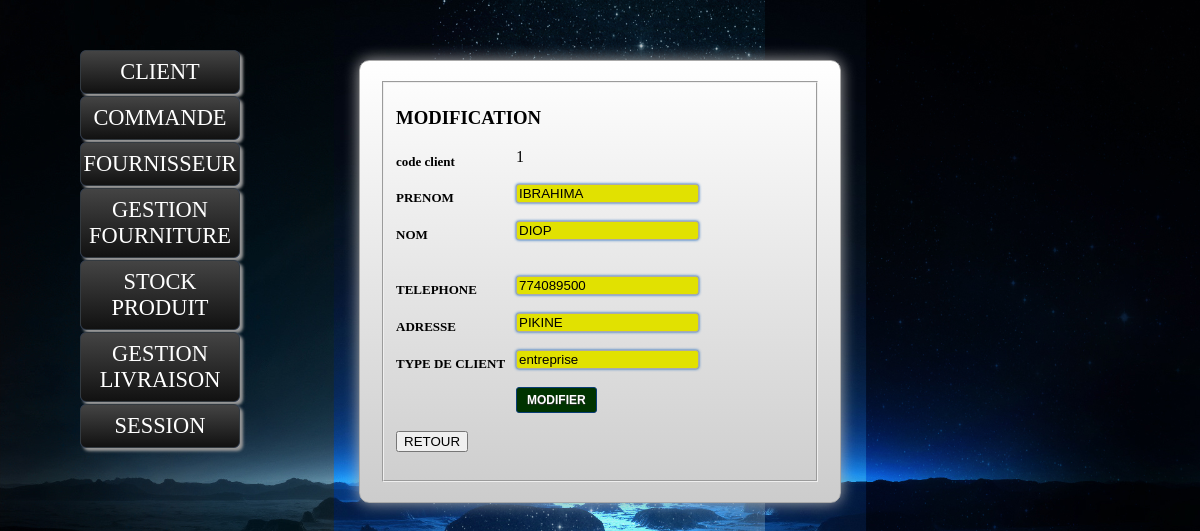
Screenshot of /modifieCli.php?codecli=1 (signed in) with the database file from the repository.
### tables this page shows
CREATE TABLE IF NOT EXISTS `client` (
  `codecli` int(11) NOT NULL AUTO_INCREMENT,
  `nomcli` varchar(15) NOT NULL,
  `prenomcli` varchar(25) NOT NULL,
  `login` varchar(15) NOT NULL,
  `passeword` varchar(8) NOT NULL,
  `telephonecli` int(11) NOT NULL,
  `adressecli` varchar(25) NOT NULL,
  `typecli` varchar(25) NOT NULL,
  `photocli` varchar(30) NOT NULL,
  PRIMARY KEY (`codecli`)
);

### modifieCli.php (the view, shortened to what this page needs)
<?php
include("connectionM.php");
if(isset($_SESSION['codecli']))
{
if (isset($_GET['codecli'])){
$reqr="SELECT codecli,prenomcli,nomcli,telephonecli,adressecli,typecli FROM client WHERE codecli='".$_GET['codecli']."'";
$resultatr=mysql_query($reqr);
$recupr=mysql_fetch_array($resultatr);
}
?>
<!DOCTYPE html PUBLIC "-//W3C//DTD XHTML 1.0 Transitional//EN" "http://www.w3.org/TR/xhtml1/DTD/xhtml1-transitional.dtd">
<html xmlns="http://www.w3.org/1999/xhtml">
<head>
<link rel="stylesheet" href="design.css"  />
<link rel="stylesheet" type="text/css" href="decor.css">
</head>
<body>
<?php include("enteteE.php") ?>
<?php include("navigationE.php") ?>
 <form method="post"  action="modifieCli.php">
 <fieldset>
 <caption> <h3> MODIFICATION </h3> </caption>
 <label> code client </label><input type="hidden" name="codcli" value="<?php echo $recupr['codecli'];?>"/><?php echo $recupr['codecli'];?> <br /><br />
 <label> PRENOM </label>  <input type="text" name="prnoc" value="<?php echo $recupr['prenomcli'];?>" /> <br /><br />
 <label> NOM </label> <input type="text" name="nmc" value="<?php echo $recupr['nomcli'];?> "/> <br /><br /><br />
 <label> TELEPHONE </label> <input type="text" name="telc" value="<?php echo $recupr['telephonecli'];?> "/> <br /><br />
 <label> ADRESSE </label> <input type="text" name="adresc" value="<?php echo $recupr['adressecli'];?> "/> <br /><br />
 <label> TYPE DE CLIENT  </label> <input type="text" name="typc" value="<?php echo $recupr['typecli'];?> "/> <br /><br />
  <input type="submit" name="bouton" value="MODIFIER" /><br /> <br />
  <input type="button" value="RETOUR" onclick="self.history.back();"/><br /><br />
  </fieldset>
  </form>
</body>
</html>
<?php
}
else{
	header("Location:index.php");
}
?>

### design.css (style rules this page uses)
body { background-color:#0000CC; }
form { background:f7f7f7; background:-moz-linear-gradient(90deg, #ccc, #fff); background:-webkit-gradient(linear, left top, left bottom, from(#fff), to(#ccc)); border:1px solid #aaa; -moz-border-radius:10px; -webkit-border-radius:10px; -moz-box-shadow:0 0 15px #aaa; -webkit-box-shadow:0 0 15px #aaa; margin:60px auto 0; padding:20px; width:440px; }
label { cursor:pointer; display:block; float:left; font-size:13px; font-weight:bold; line-height:28px; margin-bottom:5px; width:120px; }
input[type=text], input[type=password] { background:rgba(225, 225, 0.9); background:-moz-linear-gradient(90deg, #fff, #eee); -webkit-gradient(linear, left top, left bottom, from(#eee), to(#fff), color-stop(0.2, #fff)); border:1px solid #aaa; -moz-border-radius:3px; -webkit-border-radius:3px; -moz-box-shadow:0 0 3px #0459b7; -webkit-box-shadow:0 0 3px #0459b7; outline:none; }
input[type=submit] { background:#003300; background:-moz-linear-gradient(90deg, #0459b7, #08adff); -webkit-gradient(linear, left top, left bottom, from(#08adff), to(#0459b7)); border:1px solid #093c75; -moz-border-radius:3px; -webkit-border-radius:3px; -moz-box-shadow:0 0 1px #fff -webkit-box-shadow:0 0 1px #fff; color:#fff; cursor:pointer; font-family:Arial, Helvetica, sans-serif; font-size:12px; font-weight:bold; margin-left:120px; padding:5px 10px; text-decoration:none; text-shadow:0 1px 1px #333; text-transform:uppercase; }

### decor.css (style rules this page uses)
body { background-image:url(fnd.jpg); background-size:100%; }
body:before { content:""; position:fixed; z-index:100; top:-10px; left:-10px; width:110%; height:10px; -webkit-box-shadow:0px 0px 10px rgba(0,0,0,.8); -moz-box-shadow:0px 0px 10px rgba(0,0,0,.8); -na-box-shadow:0px 0px 10px rgba(0,0,0,.8); -o-box-shadow:0px 0px 10px rgba(0,0,0,.8); box-shadow:0px 0px 10px rgba(0,0,0,.8); }

### rows the page displays
client: codecli "1", prnoc "IBRAHIMA", nmc "DIOP", telc "774089500", adresc "PIKINE", typc "entreprise"
